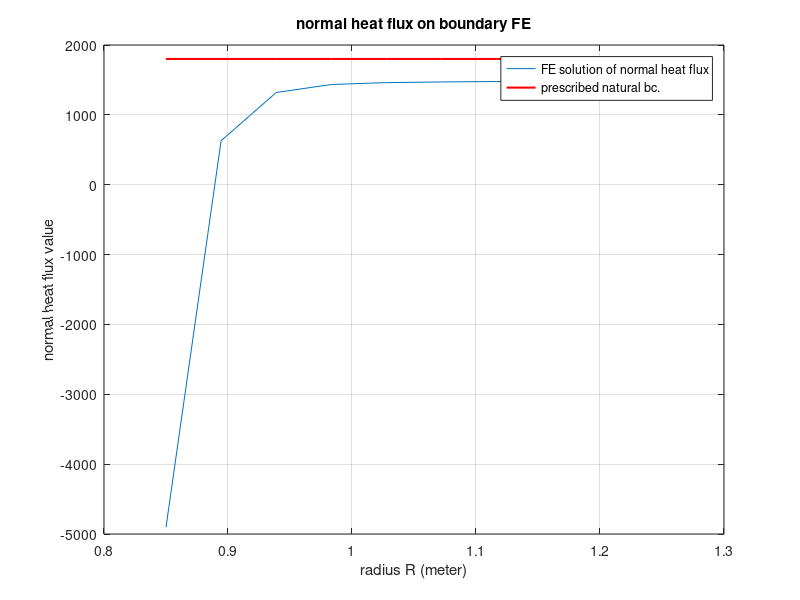

Source code (MATLAB):
% plot calculation solution of the flux at edge FE
load('qx.mat');
load('qy.mat');
load('Xcen.mat');
load('Ycen.mat');
load('Q.mat');
Qin=zeros(1,10)
GFe=[7,13,19,25,31,37,43,49,55,61];
flux=Q(GFe');
Xgf=Xcen(GFe');Ygf=Ycen(GFe');
Qxgf=qx(GFe');Qygf=qy(GFe');
for i=1:10
x=Xgf(i),y=Ygf(i);
q_x=Qxgf(i),q_y=Qygf(i);
Csita1=q_x/sqrt(q_x^2+q_y^2);Ssita1=q_y/sqrt(q_x^2+q_y^2)
Csita0=x/sqrt(x^2+y^2);Ssita0=y/sqrt(x^2+y^2);
Ssitap=Ssita0*Csita1-Csita0*Ssita1;
qin=flux(i)*(-Ssitap);
Qin(i)=qin;
end
R=0.85:0.4/9:1.25;
plot(R,Qin);
xlabel('radius R (meter)');
ylabel('normal heat flux value');
title('normal heat flux on boundary FE');
hold on
R=0.85:0.4/9:1.25;
b=zeros(1,10);
for i=1:10
b(i)=1800;
end
plot(R,b,'r-','LineWidth',1.5);
legend('FE solution of normal heat flux','prescribed natural bc.')
grid on